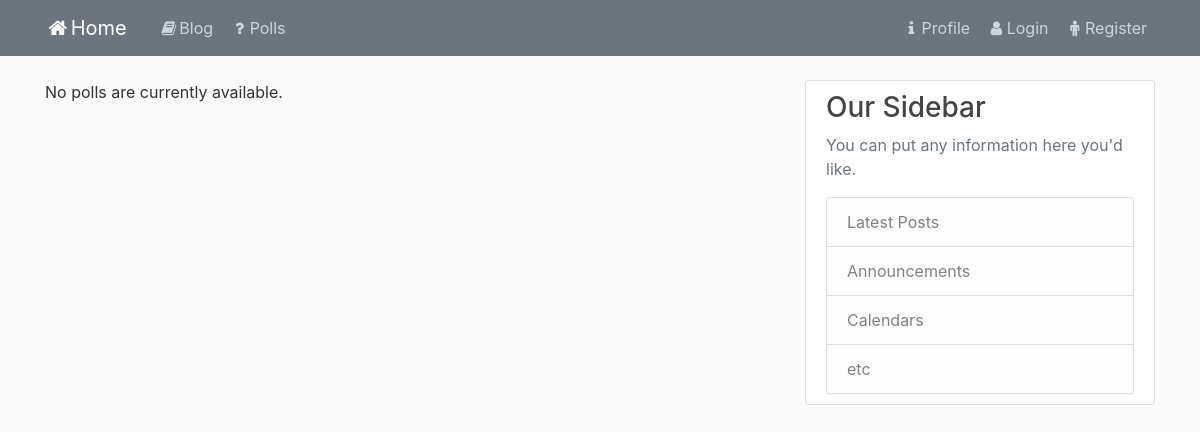
The page /polls/ on the database as committed earlier.
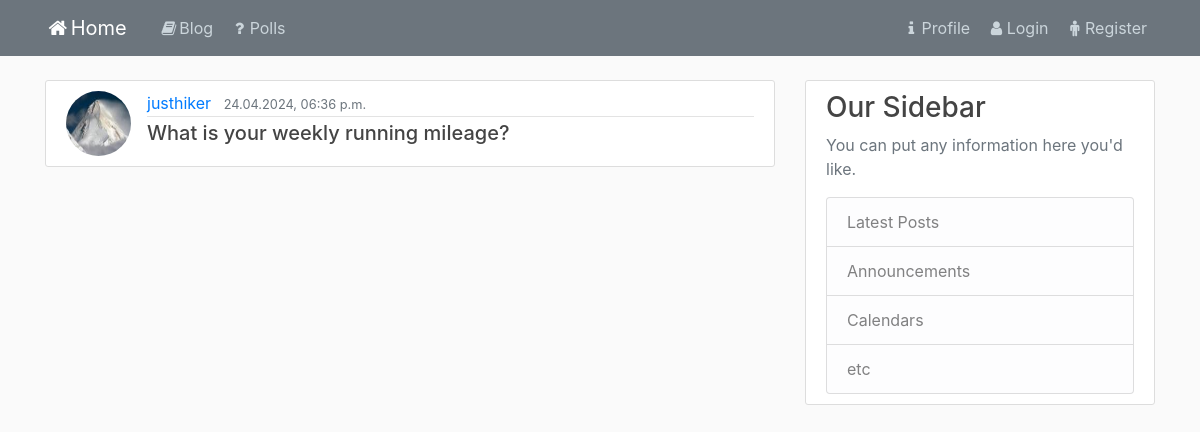
The same page on the database as committed later.
### polls/models.py (models this page shows, shortened)
class Question(models.Model):
    question_text = models.CharField(max_length=255)
    publication_date = models.DateTimeField(default=timezone.now)
    author = models.ForeignKey(User, on_delete=models.CASCADE)

### user/models.py (models this page shows, shortened)
class Profile(models.Model):
    user = models.OneToOneField(User, on_delete=models.CASCADE)
    image = models.ImageField(default='default.jpg', upload_to='profile_pics')

### polls/views.py (the view)
# urls.py: path('', views.IndexListView.as_view(), name='polls-index'),
class IndexListView(generic.ListView):
    template_name = 'polls/polls_index.html'
    queryset = Question.objects.all()

### polls/templates/polls/polls_index.html
{% extends 'blog/base_blog.html' %}
{% block content %}
{% if question_list %}
    {% for question in question_list %}
        <article class="media content-section">
            <img class="rounded-circle article-img" src="{{ question.author.profile.image.url }}">
            <div class="media-body">
                <div class="article-metadata">
                    <a class="mr-2" href="#">{{ question.author }}</a>
                    <small class="text-muted">{{ question.publication_date|date:'d.m.Y, h:i a' }}</small>
                </div>
                <h5><a class="article-title" href="{% url 'polls:polls-detail' question.id %}">{{ question.question_text }}</a></h5>
            </div>
        </article>
    {% endfor %}
{% else %}
    <p>No polls are currently available.</p>
{% endif %}
{% endblock content %}

Rows that differ between the two databases and show on the page:
added Question: author.profile.image (placeholder picture), author "justhiker", publication_date "24.04.2024, 06:36 p.m.", question_text "What is your weekly running mileage?"
Other text that changed with them:
text no longer shown: "No polls are currently available."
